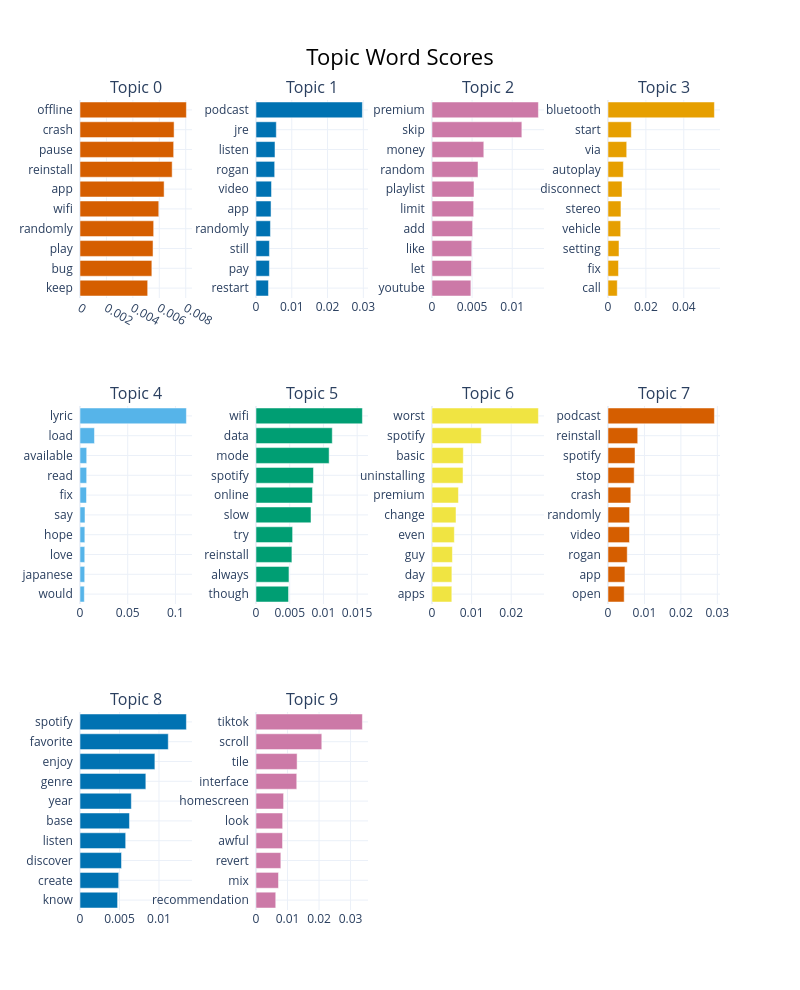

The notebook cell saved with this chart:
### Code cell
# Barchart visualisation to show top 10 topics to understand which words contribute to out topics
topic_model.visualize_barchart(width = 200, height = 330, top_n_topics = 10, n_words = 10)

### Figure 1 — Plotly figure (JSON) as saved in the notebook; plotly's stock layout.template omitted (floating-point values rounded to 4 significant figures)
{"data": [{"marker": {"color": "#D55E00"}, "orientation": "h", "type": "bar", "x": [0.005121, 0.005435, 0.005526, 0.005573, 0.00596, 0.006363, 0.006973, 0.007086, 0.007118, 0.00805], "xaxis": "x", "y": ["keep  ", "bug  ", "play  ", "randomly  ", "wifi  ", "app  ", "reinstall  ", "pause  ", "crash  ", "offline  "], "yaxis": "y"}, {"marker": {"color": "#0072B2"}, "orientation": "h", "type": "bar", "x": [0.003481, 0.003747, 0.003751, 0.004039, 0.004203, 0.004336, 0.005221, 0.005306, 0.005676, 0.02974], "xaxis": "x2", "y": ["restart  ", "pay  ", "still  ", "randomly  ", "app  ", "video  ", "rogan  ", "listen  ", "jre  ", "podcast  "], "yaxis": "y2"}, {"marker": {"color": "#CC79A7"}, "orientation": "h", "type": "bar", "x": [0.004846, 0.004924, 0.004961, 0.005064, 0.005195, 0.005234, 0.005734, 0.006457, 0.0112, 0.01326], "xaxis": "x3", "y": ["youtube  ", "let  ", "like  ", "add  ", "limit  ", "playlist  ", "random  ", "money  ", "skip  ", "premium  "], "yaxis": "y3"}, {"marker": {"color": "#E69F00"}, "orientation": "h", "type": "bar", "x": [0.004893, 0.00553, 0.005803, 0.006686, 0.006843, 0.007391, 0.008115, 0.009877, 0.0123, 0.05617], "xaxis": "x4", "y": ["call  ", "fix  ", "setting  ", "vehicle  ", "stereo  ", "disconnect  ", "autoplay  ", "via  ", "start  ", "bluetooth  "], "yaxis": "y4"}, {"marker": {"color": "#56B4E9"}, "orientation": "h", "type": "bar", "x": [0.00454, 0.004939, 0.004985, 0.00508, 0.005227, 0.006814, 0.006986, 0.007025, 0.01515, 0.1115], "xaxis": "x5", "y": ["would  ", "japanese  ", "love  ", "hope  ", "say  ", "fix  ", "read  ", "available  ", "load  ", "lyric  "], "yaxis": "y5"}, {"marker": {"color": "#009E73"}, "orientation": "h", "type": "bar", "x": [0.004825, 0.004889, 0.005324, 0.005429, 0.008157, 0.008374, 0.008524, 0.01084, 0.01131, 0.01578], "xaxis": "x6", "y": ["though  ", "always  ", "reinstall  ", "try  ", "slow  ", "online  ", "spotify  ", "mode  ", "data  ", "wifi  "], "yaxis": "y6"}, {"marker": {"color": "#F0E442"}, "orientation": "h", "type": "bar", "x": [0.005006, 0.005024, 0.005156, 0.005645, 0.006064, 0.006674, 0.007839, 0.00791, 0.01244, 0.02687], "xaxis": "x7", "y": ["apps  ", "day  ", "guy  ", "even  ", "change  ", "premium  ", "uninstalling  ", "basic  ", "spotify  ", "worst  "], "yaxis": "y7"}, {"marker": {"color": "#D55E00"}, "orientation": "h", "type": "bar", "x": [0.004445, 0.004641, 0.005276, 0.005896, 0.005918, 0.006255, 0.007183, 0.007415, 0.008156, 0.0292], "xaxis": "x8", "y": ["open  ", "app  ", "rogan  ", "video  ", "randomly  ", "crash  ", "stop  ", "spotify  ", "reinstall  ", "podcast  "], "yaxis": "y8"}, {"marker": {"color": "#0072B2"}, "orientation": "h", "type": "bar", "x": [0.004759, 0.004899, 0.005254, 0.005783, 0.006262, 0.006498, 0.008336, 0.009481, 0.01118, 0.01347], "xaxis": "x9", "y": ["know  ", "create  ", "discover  ", "listen  ", "base  ", "year  ", "genre  ", "enjoy  ", "favorite  ", "spotify  "], "yaxis": "y9"}, {"marker": {"color": "#CC79A7"}, "orientation": "h", "type": "bar", "x": [0.006264, 0.007137, 0.00788, 0.008415, 0.008455, 0.008753, 0.01293, 0.01304, 0.02087, 0.03376], "xaxis": "x10", "y": ["recommendation  ", "mix  ", "revert  ", "awful  ", "look  ", "homescreen  ", "interface  ", "tile  ", "scroll  ", "tiktok  "], "yaxis": "y10"}], "layout": {"annotations": [{"font": {"size": 16}, "showarrow": false, "text": "Topic 0", "x": 0.0875, "xanchor": "center", "xref": "paper", "y": 1, "yanchor": "bottom", "yref": "paper"}, {"font": {"size": 16}, "showarrow": false, "text": "Topic 1", "x": 0.3625, "xanchor": "center", "xref": "paper", "y": 1, "yanchor": "bottom", "yref": "paper"}, {"font": {"size": 16}, "showarrow": false, "text": "Topic 2", "x": 0.6375, "xanchor": "center", "xref": "paper", "y": 1, "yanchor": "bottom", "yref": "paper"}, {"font": {"size": 16}, "showarrow": false, "text": "Topic 3", "x": 0.9125, "xanchor": "center", "xref": "paper", "y": 1, "yanchor": "bottom", "yref": "paper"}, {"font": {"size": 16}, "showarrow": false, "text": "Topic 4", "x": 0.0875, "xanchor": "center", "xref": "paper", "y": 0.6222, "yanchor": "bottom", "yref": "paper"}, {"font": {"size": 16}, "showarrow": false, "text": "Topic 5", "x": 0.3625, "xanchor": "center", "xref": "paper", "y": 0.6222, "yanchor": "bottom", "yref": "paper"}, {"font": {"size": 16}, "showarrow": false, "text": "Topic 6", "x": 0.6375, "xanchor": "center", "xref": "paper", "y": 0.6222, "yanchor": "bottom", "yref": "paper"}, {"font": {"size": 16}, "showarrow": false, "text": "Topic 7", "x": 0.9125, "xanchor": "center", "xref": "paper", "y": 0.6222, "yanchor": "bottom", "yref": "paper"}, {"font": {"size": 16}, "showarrow": false, "text": "Topic 8", "x": 0.0875, "xanchor": "center", "xref": "paper", "y": 0.2444, "yanchor": "bottom", "yref": "paper"}, {"font": {"size": 16}, "showarrow": false, "text": "Topic 9", "x": 0.3625, "xanchor": "center", "xref": "paper", "y": 0.2444, "yanchor": "bottom", "yref": "paper"}], "height": 990, "hoverlabel": {"bgcolor": "white", "font": {"family": "Rockwell", "size": 16}}, "showlegend": false, "title": {"font": {"color": "Black", "size": 22}, "text": "Topic Word Scores", "x": 0.5, "xanchor": "center", "yanchor": "top"}, "width": 800, "xaxis": {"anchor": "y", "domain": [0, 0.175], "showgrid": true}, "xaxis10": {"anchor": "y10", "domain": [0.275, 0.45], "showgrid": true}, "xaxis11": {"anchor": "y11", "domain": [0.55, 0.725], "showgrid": true}, "xaxis12": {"anchor": "y12", "domain": [0.825, 1], "showgrid": true}, "xaxis2": {"anchor": "y2", "domain": [0.275, 0.45], "showgrid": true}, "xaxis3": {"anchor": "y3", "domain": [0.55, 0.725], "showgrid": true}, "xaxis4": {"anchor": "y4", "domain": [0.825, 1], "showgrid": true}, "xaxis5": {"anchor": "y5", "domain": [0, 0.175], "showgrid": true}, "xaxis6": {"anchor": "y6", "domain": [0.275, 0.45], "showgrid": true}, "xaxis7": {"anchor": "y7", "domain": [0.55, 0.725], "showgrid": true}, "xaxis8": {"anchor": "y8", "domain": [0.825, 1], "showgrid": true}, "xaxis9": {"anchor": "y9", "domain": [0, 0.175], "showgrid": true}, "yaxis": {"anchor": "x", "domain": [0.7556, 1], "showgrid": true}, "yaxis10": {"anchor": "x10", "domain": [0, 0.2444], "showgrid": true}, "yaxis11": {"anchor": "x11", "domain": [0, 0.2444], "showgrid": true}, "yaxis12": {"anchor": "x12", "domain": [0, 0.2444], "showgrid": true}, "yaxis2": {"anchor": "x2", "domain": [0.7556, 1], "showgrid": true}, "yaxis3": {"anchor": "x3", "domain": [0.7556, 1], "showgrid": true}, "yaxis4": {"anchor": "x4", "domain": [0.7556, 1], "showgrid": true}, "yaxis5": {"anchor": "x5", "domain": [0.3778, 0.6222], "showgrid": true}, "yaxis6": {"anchor": "x6", "domain": [0.3778, 0.6222], "showgrid": true}, "yaxis7": {"anchor": "x7", "domain": [0.3778, 0.6222], "showgrid": true}, "yaxis8": {"anchor": "x8", "domain": [0.3778, 0.6222], "showgrid": true}, "yaxis9": {"anchor": "x9", "domain": [0, 0.2444], "showgrid": true}}}
